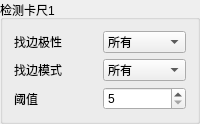
         <widget class="QGroupBox" name="groupBox_10">
          <property name="title">
           <string>检测卡尺1</string>
          </property>
          <layout class="QGridLayout" name="gridLayout_15">
           <item row="2" column="1">
            <widget class="QSpinBox" name="spinBox_caliper1_thre">
             <property name="minimum">
              <number>5</number>
             </property>
             <property name="maximum">
              <number>60</number>
             </property>
            </widget>
           </item>
           <item row="0" column="1">
            <widget class="QComboBox" name="comboBox_caliper1_transition">
             <item>
              <property name="text">
               <string>所有</string>
              </property>
             </item>
             <item>
              <property name="text">
               <string>黑到白</string>
              </property>
             </item>
             <item>
              <property name="text">
               <string>白到黑</string>
              </property>
             </item>
            </widget>
           </item>
           <item row="1" column="1">
            <widget class="QComboBox" name="comboBox_caliper1_select">
             <item>
              <property name="text">
               <string>所有</string>
              </property>
             </item>
             <item>
              <property name="text">
               <string>第一边</string>
              </property>
             </item>
             <item>
              <property name="text">
               <string>最后一边</string>
              </property>
             </item>
            </widget>
           </item>
           <item row="0" column="0">
            <widget class="QLabel" name="label_64">
             <property name="text">
              <string>找边极性</string>
             </property>
            </widget>
           </item>
           <item row="2" column="0">
            <widget class="QLabel" name="label_37">
             <property name="text">
              <string>阈值</string>
             </property>
            </widget>
           </item>
           <item row="1" column="0">
            <widget class="QLabel" name="label_65">
             <property name="text">
              <string>找边模式</string>
             </property>
            </widget>
           </item>
          </layout>
         </widget>
